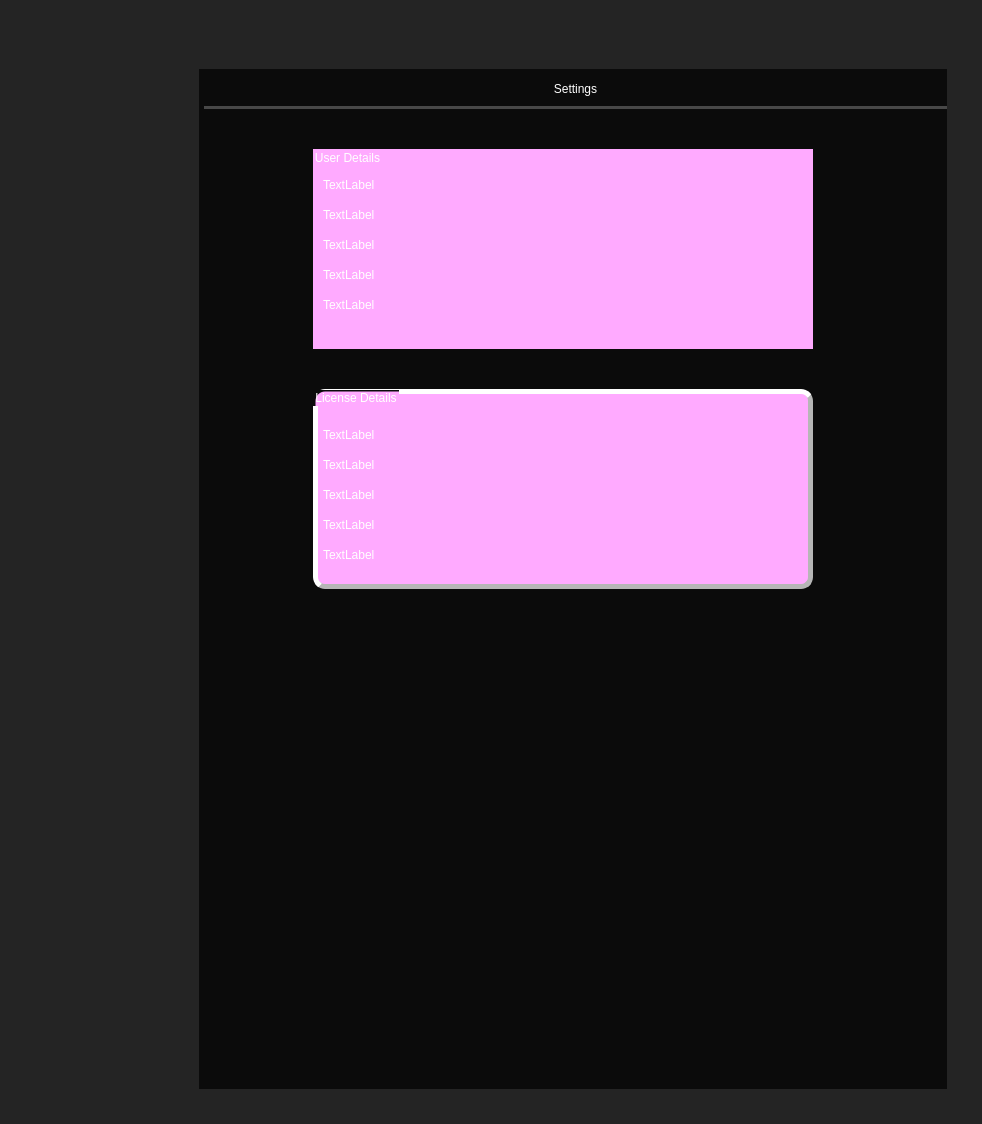
<?xml version="1.0" encoding="UTF-8"?>
<ui version="4.0">
 <class>Form</class>
 <widget class="QWidget" name="Form">
  <property name="geometry">
   <rect>
    <x>0</x>
    <y>0</y>
    <width>982</width>
    <height>963</height>
   </rect>
  </property>
  <property name="windowTitle">
   <string>Form</string>
  </property>
  <layout class="QVBoxLayout" name="verticalLayout">
   <property name="spacing">
    <number>0</number>
   </property>
   <property name="leftMargin">
    <number>0</number>
   </property>
   <property name="topMargin">
    <number>0</number>
   </property>
   <property name="rightMargin">
    <number>0</number>
   </property>
   <property name="bottomMargin">
    <number>0</number>
   </property>
   <item>
    <layout class="QHBoxLayout" name="main_1_horizontalLayout"/>
   </item>
   <item>
    <layout class="QHBoxLayout" name="main_2_horizontalLayout">
     <property name="spacing">
      <number>0</number>
     </property>
     <item>
      <widget class="QWidget" name="left_widget" native="true">
       <property name="styleSheet">
        <string notr="true">background-color: rgb(36, 36, 36);</string>
       </property>
       <layout class="QVBoxLayout" name="verticalLayout_3">
        <property name="leftMargin">
         <number>0</number>
        </property>
        <property name="topMargin">
         <number>0</number>
        </property>
        <property name="rightMargin">
         <number>0</number>
        </property>
        <property name="bottomMargin">
         <number>0</number>
        </property>
       </layout>
      </widget>
     </item>
     <item>
      <widget class="QWidget" name="main_widget" native="true">
       <property name="styleSheet">
        <string notr="true">background-color: rgb(36, 36, 36);</string>
       </property>
       <layout class="QGridLayout" name="main_grid_Layout">
        <property name="leftMargin">
         <number>9</number>
        </property>
        <property name="topMargin">
         <number>9</number>
        </property>
        <property name="rightMargin">
         <number>9</number>
        </property>
        <property name="bottomMargin">
         <number>9</number>
        </property>
        <item row="2" column="0">
         <spacer name="horizontalSpacer_5">
          <property name="orientation">
           <enum>Qt::Horizontal</enum>
          </property>
          <property name="sizeType">
           <enum>QSizePolicy::Maximum</enum>
          </property>
          <property name="sizeHint" stdset="0">
           <size>
            <width>190</width>
            <height>50</height>
           </size>
          </property>
         </spacer>
        </item>
        <item row="0" column="1">
         <spacer name="verticalSpacer_2">
          <property name="orientation">
           <enum>Qt::Vertical</enum>
          </property>
          <property name="sizeType">
           <enum>QSizePolicy::Minimum</enum>
          </property>
          <property name="sizeHint" stdset="0">
           <size>
            <width>20</width>
            <height>60</height>
           </size>
          </property>
         </spacer>
        </item>
        <item row="2" column="1">
         <layout class="QGridLayout" name="gridLayout_4">
          <item row="0" column="1">
           <spacer name="verticalSpacer">
            <property name="orientation">
             <enum>Qt::Vertical</enum>
            </property>
            <property name="sizeHint" stdset="0">
             <size>
              <width>20</width>
              <height>40</height>
             </size>
            </property>
           </spacer>
          </item>
          <item row="1" column="1">
           <widget class="QWidget" name="mange_widget" native="true">
            <property name="styleSheet">
             <string notr="true">background-color: rgb(36, 36, 36);</string>
            </property>
           </widget>
          </item>
          <item row="1" column="0">
           <spacer name="horizontalSpacer_2">
            <property name="orientation">
             <enum>Qt::Horizontal</enum>
            </property>
            <property name="sizeHint" stdset="0">
             <size>
              <width>40</width>
              <height>20</height>
             </size>
            </property>
           </spacer>
          </item>
          <item row="0" column="0">
           <widget class="QWidget" name="all_widget" native="true">
            <property name="styleSheet">
             <string notr="true">background-color: rgb(11, 11, 11);</string>
            </property>
            <layout class="QGridLayout" name="all_grid_Layout">
             <property name="leftMargin">
              <number>0</number>
             </property>
             <property name="topMargin">
              <number>0</number>
             </property>
             <property name="rightMargin">
              <number>0</number>
             </property>
             <property name="bottomMargin">
              <number>0</number>
             </property>
             <item row="0" column="0">
              <widget class="QWidget" name="model_widget" native="true">
               <property name="styleSheet">
                <string notr="true">

background-color:  rgb(11,11,11);</string>
               </property>
               <layout class="QVBoxLayout" name="verticalLayout_2">
                <property name="spacing">
                 <number>0</number>
                </property>
                <property name="leftMargin">
                 <number>0</number>
                </property>
                <property name="topMargin">
                 <number>0</number>
                </property>
                <property name="rightMargin">
                 <number>0</number>
                </property>
                <property name="bottomMargin">
                 <number>0</number>
                </property>
                <item>
                 <layout class="QHBoxLayout" name="horizontalLayout">
                  <property name="spacing">
                   <number>0</number>
                  </property>
                  <item>
                   <spacer name="verticalSpacer_7">
                    <property name="orientation">
                     <enum>Qt::Vertical</enum>
                    </property>
                    <property name="sizeType">
                     <enum>QSizePolicy::Minimum</enum>
                    </property>
                    <property name="sizeHint" stdset="0">
                     <size>
                      <width>5</width>
                      <height>40</height>
                     </size>
                    </property>
                   </spacer>
                  </item>
                  <item>
                   <widget class="QLabel" name="label">
                    <property name="layoutDirection">
                     <enum>Qt::LeftToRight</enum>
                    </property>
                    <property name="styleSheet">
                     <string notr="true">font: 75 16pt &quot;MS Shell Dlg 2&quot;;
color: rgb(255, 255, 255);
border-bottom: 3px solid  rgb(72, 72, 72);</string>
                    </property>
                    <property name="text">
                     <string>Settings</string>
                    </property>
                    <property name="alignment">
                     <set>Qt::AlignCenter</set>
                    </property>
                   </widget>
                  </item>
                 </layout>
                </item>
                <item>
                 <spacer name="verticalSpacer_3">
                  <property name="orientation">
                   <enum>Qt::Vertical</enum>
                  </property>
                  <property name="sizeType">
                   <enum>QSizePolicy::Minimum</enum>
                  </property>
                  <property name="sizeHint" stdset="0">
                   <size>
                    <width>20</width>
                    <height>40</height>
                   </size>
                  </property>
                 </spacer>
                </item>
                <item>
                 <layout class="QHBoxLayout" name="horizontalLayout_3"/>
                </item>
                <item>
                 <layout class="QGridLayout" name="gridLayout">
                  <item row="3" column="2">
                   <spacer name="verticalSpacer_6">
                    <property name="orientation">
                     <enum>Qt::Vertical</enum>
                    </property>
                    <property name="sizeType">
                     <enum>QSizePolicy::Minimum</enum>
                    </property>
                    <property name="sizeHint" stdset="0">
                     <size>
                      <width>20</width>
                      <height>500</height>
                     </size>
                    </property>
                   </spacer>
                  </item>
                  <item row="0" column="3">
                   <spacer name="horizontalSpacer_3">
                    <property name="orientation">
                     <enum>Qt::Horizontal</enum>
                    </property>
                    <property name="sizeHint" stdset="0">
                     <size>
                      <width>40</width>
                      <height>20</height>
                     </size>
                    </property>
                   </spacer>
                  </item>
                  <item row="0" column="0">
                   <spacer name="horizontalSpacer">
                    <property name="orientation">
                     <enum>Qt::Horizontal</enum>
                    </property>
                    <property name="sizeHint" stdset="0">
                     <size>
                      <width>40</width>
                      <height>20</height>
                     </size>
                    </property>
                   </spacer>
                  </item>
                  <item row="0" column="2">
                   <spacer name="verticalSpacer_5">
                    <property name="orientation">
                     <enum>Qt::Vertical</enum>
                    </property>
                    <property name="sizeType">
                     <enum>QSizePolicy::Minimum</enum>
                    </property>
                    <property name="sizeHint" stdset="0">
                     <size>
                      <width>20</width>
                      <height>200</height>
                     </size>
                    </property>
                   </spacer>
                  </item>
                  <item row="0" column="1">
                   <widget class="QGroupBox" name="groupBox">
                    <property name="styleSheet">
                     <string notr="true">border-style:outset;
font: 75 12pt &quot;MS Shell Dlg 2&quot;;
color: rgb(255, 255, 255);
background-color: rgb(255, 170, 255);
</string>
                    </property>
                    <property name="title">
                     <string>User Details</string>
                    </property>
                    <widget class="QLabel" name="label_2">
                     <property name="geometry">
                      <rect>
                       <x>10</x>
                       <y>20</y>
                       <width>71</width>
                       <height>31</height>
                      </rect>
                     </property>
                     <property name="styleSheet">
                      <string notr="true">border-style:outset;
color: rgb(255, 255, 255);
border-width:0px;
border-radius:0px;
border-color: rgb(182, 182, 182);</string>
                     </property>
                     <property name="text">
                      <string>TextLabel</string>
                     </property>
                    </widget>
                    <widget class="QLabel" name="label_3">
                     <property name="geometry">
                      <rect>
                       <x>10</x>
                       <y>50</y>
                       <width>71</width>
                       <height>31</height>
                      </rect>
                     </property>
                     <property name="styleSheet">
                      <string notr="true">border-style:outset;
color: rgb(255, 255, 255);
border-width:0px;
border-radius:0px;
border-color: rgb(182, 182, 182);</string>
                     </property>
                     <property name="text">
                      <string>TextLabel</string>
                     </property>
                    </widget>
                    <widget class="QLabel" name="label_4">
                     <property name="geometry">
                      <rect>
                       <x>10</x>
                       <y>80</y>
                       <width>71</width>
                       <height>31</height>
                      </rect>
                     </property>
                     <property name="styleSheet">
                      <string notr="true">border-style:outset;
color: rgb(255, 255, 255);
border-width:0px;
border-radius:0px;
border-color: rgb(182, 182, 182);</string>
                     </property>
                     <property name="text">
                      <string>TextLabel</string>
                     </property>
                    </widget>
                    <widget class="QLabel" name="label_5">
                     <property name="geometry">
                      <rect>
                       <x>10</x>
                       <y>110</y>
                       <width>71</width>
                       <height>31</height>
                      </rect>
                     </property>
                     <property name="styleSheet">
                      <string notr="true">border-style:outset;
color: rgb(255, 255, 255);
border-width:0px;
border-radius:0px;
border-color: rgb(182, 182, 182);</string>
                     </property>
                     <property name="text">
                      <string>TextLabel</string>
                     </property>
                    </widget>
                    <widget class="QLabel" name="label_6">
                     <property name="geometry">
                      <rect>
                       <x>10</x>
                       <y>140</y>
                       <width>71</width>
                       <height>31</height>
                      </rect>
                     </property>
                     <property name="styleSheet">
                      <string notr="true">border-style:outset;
color: rgb(255, 255, 255);
border-width:0px;
border-radius:0px;
border-color: rgb(182, 182, 182);</string>
                     </property>
                     <property name="text">
                      <string>TextLabel</string>
                     </property>
                    </widget>
                   </widget>
                  </item>
                  <item row="2" column="2">
                   <spacer name="verticalSpacer_9">
                    <property name="orientation">
                     <enum>Qt::Vertical</enum>
                    </property>
                    <property name="sizeType">
                     <enum>QSizePolicy::Minimum</enum>
                    </property>
                    <property name="sizeHint" stdset="0">
                     <size>
                      <width>20</width>
                      <height>200</height>
                     </size>
                    </property>
                   </spacer>
                  </item>
                  <item row="2" column="1">
                   <widget class="QGroupBox" name="groupBox_2">
                    <property name="styleSheet">
                     <string notr="true">border-style:outset;
color: rgb(255, 255, 255);
background-color: rgb(255, 170, 255);
border-width:4.5px;
border-radius:12px;
border-color: rgb(182, 182, 182);
font: 75 12pt &quot;MS Shell Dlg 2&quot;;</string>
                    </property>
                    <property name="title">
                     <string>License Details</string>
                    </property>
                    <widget class="QLabel" name="label_7">
                     <property name="geometry">
                      <rect>
                       <x>10</x>
                       <y>30</y>
                       <width>71</width>
                       <height>31</height>
                      </rect>
                     </property>
                     <property name="styleSheet">
                      <string notr="true">border-style:outset;
color: rgb(255, 255, 255);
border-width:0px;
border-radius:0px;
border-color: rgb(182, 182, 182);</string>
                     </property>
                     <property name="text">
                      <string>TextLabel</string>
                     </property>
                    </widget>
                    <widget class="QLabel" name="label_8">
                     <property name="geometry">
                      <rect>
                       <x>10</x>
                       <y>90</y>
                       <width>71</width>
                       <height>31</height>
                      </rect>
                     </property>
                     <property name="styleSheet">
                      <string notr="true">border-style:outset;
color: rgb(255, 255, 255);
border-width:0px;
border-radius:0px;
border-color: rgb(182, 182, 182);</string>
                     </property>
                     <property name="text">
                      <string>TextLabel</string>
                     </property>
                    </widget>
                    <widget class="QLabel" name="label_9">
                     <property name="geometry">
                      <rect>
                       <x>10</x>
                       <y>120</y>
                       <width>71</width>
                       <height>31</height>
                      </rect>
                     </property>
                     <property name="styleSheet">
                      <string notr="true">border-style:outset;
color: rgb(255, 255, 255);
border-width:0px;
border-radius:0px;
border-color: rgb(182, 182, 182);</string>
                     </property>
                     <property name="text">
                      <string>TextLabel</string>
                     </property>
                    </widget>
                    <widget class="QLabel" name="label_10">
                     <property name="geometry">
                      <rect>
                       <x>10</x>
                       <y>60</y>
                       <width>71</width>
                       <height>31</height>
                      </rect>
                     </property>
                     <property name="styleSheet">
                      <string notr="true">border-style:outset;
color: rgb(255, 255, 255);
border-width:0px;
border-radius:0px;
border-color: rgb(182, 182, 182);</string>
                     </property>
                     <property name="text">
                      <string>TextLabel</string>
                     </property>
                    </widget>
                    <widget class="QLabel" name="label_11">
                     <property name="geometry">
                      <rect>
                       <x>10</x>
                       <y>150</y>
                       <width>71</width>
                       <height>31</height>
                      </rect>
                     </property>
                     <property name="styleSheet">
                      <string notr="true">border-style:outset;
color: rgb(255, 255, 255);
border-width:0px;
border-radius:0px;
border-color: rgb(182, 182, 182);</string>
                     </property>
                     <property name="text">
                      <string>TextLabel</string>
                     </property>
                    </widget>
                   </widget>
                  </item>
                  <item row="1" column="2">
                   <spacer name="verticalSpacer_8">
                    <property name="orientation">
                     <enum>Qt::Vertical</enum>
                    </property>
                    <property name="sizeType">
                     <enum>QSizePolicy::Minimum</enum>
                    </property>
                    <property name="sizeHint" stdset="0">
                     <size>
                      <width>20</width>
                      <height>40</height>
                     </size>
                    </property>
                   </spacer>
                  </item>
                  <item row="1" column="1">
                   <spacer name="horizontalSpacer_4">
                    <property name="orientation">
                     <enum>Qt::Horizontal</enum>
                    </property>
                    <property name="sizeType">
                     <enum>QSizePolicy::Expanding</enum>
                    </property>
                    <property name="sizeHint" stdset="0">
                     <size>
                      <width>500</width>
                      <height>20</height>
                     </size>
                    </property>
                   </spacer>
                  </item>
                 </layout>
                </item>
               </layout>
              </widget>
             </item>
            </layout>
           </widget>
          </item>
         </layout>
        </item>
        <item row="1" column="1">
         <spacer name="verticalSpacer_4">
          <property name="orientation">
           <enum>Qt::Vertical</enum>
          </property>
          <property name="sizeType">
           <enum>QSizePolicy::Maximum</enum>
          </property>
          <property name="sizeHint" stdset="0">
           <size>
            <width>20</width>
            <height>0</height>
           </size>
          </property>
         </spacer>
        </item>
       </layout>
      </widget>
     </item>
    </layout>
   </item>
  </layout>
 </widget>
 <resources/>
 <connections/>
</ui>
